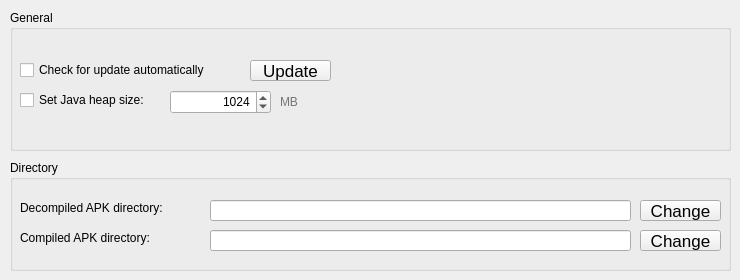
      <widget class="QWidget" name="tab">
       <attribute name="title">
        <string>General</string>
       </attribute>
       <widget class="QGroupBox" name="groupBox_9">
        <property name="geometry">
         <rect>
          <x>10</x>
          <y>10</y>
          <width>721</width>
          <height>141</height>
         </rect>
        </property>
        <property name="title">
         <string>General</string>
        </property>
        <widget class="QCheckBox" name="g_op2">
         <property name="geometry">
          <rect>
           <x>10</x>
           <y>80</y>
           <width>151</width>
           <height>20</height>
          </rect>
         </property>
         <property name="text">
          <string>Set Java heap size:</string>
         </property>
        </widget>
        <widget class="QSpinBox" name="textHeapSize">
         <property name="geometry">
          <rect>
           <x>160</x>
           <y>80</y>
           <width>101</width>
           <height>24</height>
          </rect>
         </property>
         <property name="alignment">
          <set>Qt::AlignRight|Qt::AlignTrailing|Qt::AlignVCenter</set>
         </property>
         <property name="maximum">
          <number>2048</number>
         </property>
         <property name="value">
          <number>1024</number>
         </property>
        </widget>
        <widget class="QLabel" name="label_21">
         <property name="geometry">
          <rect>
           <x>270</x>
           <y>84</y>
           <width>31</width>
           <height>16</height>
          </rect>
         </property>
         <property name="styleSheet">
          <string notr="true">color: rgba(0, 0, 0, 127);</string>
         </property>
         <property name="text">
          <string>MB</string>
         </property>
        </widget>
        <widget class="QCheckBox" name="g_op1">
         <property name="geometry">
          <rect>
           <x>10</x>
           <y>50</y>
           <width>221</width>
           <height>20</height>
          </rect>
         </property>
         <property name="text">
          <string>Check for update automatically</string>
         </property>
        </widget>
        <widget class="QPushButton" name="btnBrowseApp_10">
         <property name="geometry">
          <rect>
           <x>240</x>
           <y>50</y>
           <width>81</width>
           <height>21</height>
          </rect>
         </property>
         <property name="font">
          <font>
           <pointsize>13</pointsize>
          </font>
         </property>
         <property name="text">
          <string>Update</string>
         </property>
        </widget>
       </widget>
       <widget class="QGroupBox" name="groupBox_10">
        <property name="geometry">
         <rect>
          <x>10</x>
          <y>160</y>
          <width>721</width>
          <height>111</height>
         </rect>
        </property>
        <property name="title">
         <string>Directory</string>
        </property>
        <widget class="QLabel" name="label_2">
         <property name="geometry">
          <rect>
           <x>10</x>
           <y>40</y>
           <width>181</width>
           <height>16</height>
          </rect>
         </property>
         <property name="text">
          <string>Decompiled APK directory:</string>
         </property>
        </widget>
        <widget class="QLabel" name="label_9">
         <property name="geometry">
          <rect>
           <x>10</x>
           <y>70</y>
           <width>181</width>
           <height>16</height>
          </rect>
         </property>
         <property name="text">
          <string>Compiled APK directory:</string>
         </property>
        </widget>
        <widget class="QLineEdit" name="textDecompOutputPath">
         <property name="geometry">
          <rect>
           <x>200</x>
           <y>40</y>
           <width>421</width>
           <height>21</height>
          </rect>
         </property>
        </widget>
        <widget class="QPushButton" name="btnBrowseApp_8">
         <property name="geometry">
          <rect>
           <x>630</x>
           <y>40</y>
           <width>81</width>
           <height>21</height>
          </rect>
         </property>
         <property name="font">
          <font>
           <pointsize>13</pointsize>
          </font>
         </property>
         <property name="text">
          <string>Change</string>
         </property>
        </widget>
        <widget class="QPushButton" name="btnBrowseApp_9">
         <property name="geometry">
          <rect>
           <x>630</x>
           <y>70</y>
           <width>81</width>
           <height>21</height>
          </rect>
         </property>
         <property name="font">
          <font>
           <pointsize>13</pointsize>
          </font>
         </property>
         <property name="text">
          <string>Change</string>
         </property>
        </widget>
        <widget class="QLineEdit" name="texCompOutputPath">
         <property name="geometry">
          <rect>
           <x>200</x>
           <y>70</y>
           <width>421</width>
           <height>21</height>
          </rect>
         </property>
        </widget>
       </widget>
      </widget>
